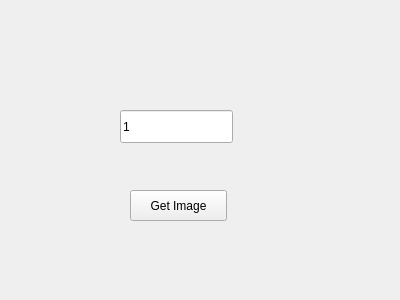
<?xml version="1.0" encoding="UTF-8"?>
<ui version="4.0">
 <class>Widget</class>
 <widget class="QWidget" name="Widget">
  <property name="geometry">
   <rect>
    <x>0</x>
    <y>0</y>
    <width>400</width>
    <height>300</height>
   </rect>
  </property>
  <property name="windowTitle">
   <string>Widget</string>
  </property>
  <widget class="QPushButton" name="pushButton">
   <property name="geometry">
    <rect>
     <x>130</x>
     <y>190</y>
     <width>97</width>
     <height>31</height>
    </rect>
   </property>
   <property name="text">
    <string>Get Image</string>
   </property>
  </widget>
  <widget class="QLineEdit" name="lineEdit_ExpTime">
   <property name="geometry">
    <rect>
     <x>120</x>
     <y>110</y>
     <width>113</width>
     <height>33</height>
    </rect>
   </property>
   <property name="text">
    <string>1</string>
   </property>
  </widget>
 </widget>
 <layoutdefault spacing="6" margin="11"/>
 <resources/>
 <connections/>
</ui>
